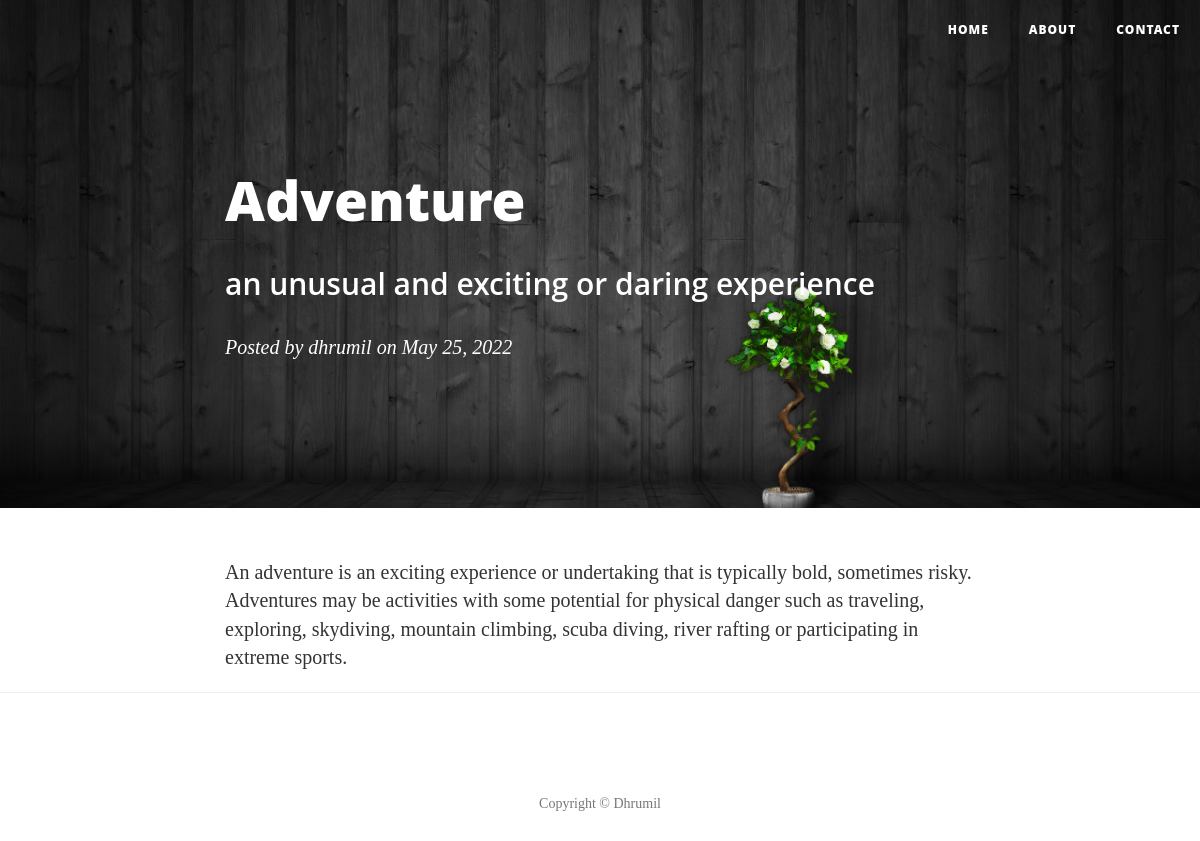
The app's page /article/9 with its own data.
### blog/models.py (models this page shows, shortened)
class Post(models.Model):
    title = models.CharField(max_length=255)
    title_tag = models.CharField(max_length=255)
    author = models.ForeignKey(User, on_delete=models.CASCADE)
    body = RichTextField(blank=True,null=True)
    post_date = models.DateField(auto_now_add=True)

### blog/views.py (the view)
# urls.py: path('article/<int:pk>',ArticleDetailView.as_view(), name='article-detail'),
class ArticleDetailView(DetailView):
    model = Post
    template_name = 'post.html'

### templates/post.html (shortened to what this page needs)
{% load static %}
<!DOCTYPE html>
<html lang="en">
<head>
    <link href="{% static 'vendor/bootstrap/css/bootstrap.min.css' %}" rel="stylesheet">
    <link href="{% static 'css/clean-blog.min.css' %}" rel="stylesheet">
    <link href="{% static 'vendor/font-awesome/css/font-awesome.min.css' %}" rel="stylesheet" type="text/css">
</head>
<body>
    <nav class="navbar navbar-default navbar-custom navbar-fixed-top">
        <div class="container-fluid">
            <div class="collapse navbar-collapse" id="bs-example-navbar-collapse-1">
                <ul class="nav navbar-nav navbar-right">
                    <li>
                        <a href="{% url 'home' %}">Home</a>
                    </li>
                    <li>
                        <a href="{% url 'about' %}">About</a>
                    </li>
                    <li>
                        <a href="{% url 'contact' %}">Contact</a>
                    </li>
                </ul>
            </div>
        </div>
    </nav>
    <header class="intro-header" style="background-image: url('{% static 'img/post.jpg' %}')">
        <div class="container">
            <div class="row">
                <div class="col-lg-8 col-lg-offset-2 col-md-10 col-md-offset-1">
                    <div class="post-heading">
                        <h1>{{post.title}}</h1>
                        <h2 class="subheading"><p>{{post.title_tag}}</p></h2>
                        <span class="meta">Posted by <a href="#">{{post.author|safe}} on {{post.post_date}}</span>
                    </div>
                </div>
            </div>
        </div>
    </header>
    <article>
        <div class="container">
            <div class="row">
                <div class="col-lg-8 col-lg-offset-2 col-md-10 col-md-offset-1">
                    {{ post.body|safe }}
                </div>
            </div>
        </div>
    </article>
    <hr>
    <footer>
        <div class="container">
            <div class="row">
                <div class="col-lg-8 col-lg-offset-2 col-md-10 col-md-offset-1">
                    <p class="copyright text-muted">Copyright &copy; Dhrumil</p>
                </div>
            </div>
        </div>
    </footer>
</body>
</html>

### records on screen
Post: title "Adventure", title_tag "an unusual and exciting or daring experience", author "dhrumil", post_date "May 25, 2022", body "An adventure is an exciting experience or undertaking that is typically bold, sometimes risky. Adventures may be activities with some potential for physical danger such as traveling, exploring, skydiving, mountain climbing, scuba diving, river rafting or participating in extreme sports."
